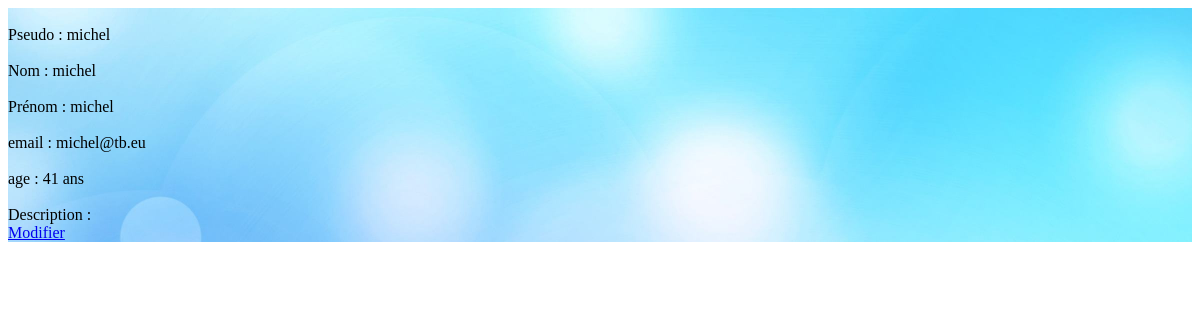
The app's page /profil/ (signed in), older data.
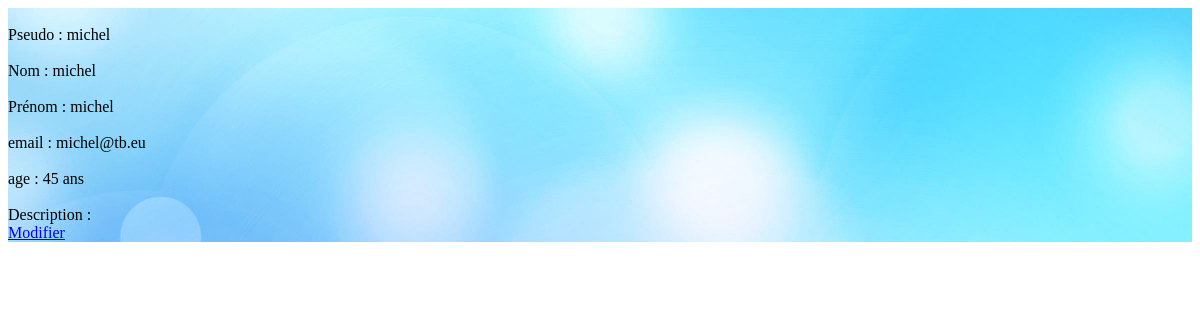
The same page, newer data.
### profils/models.py (models this page shows, shortened)
class Profil(models.Model):
    user = models.OneToOneField(User)
    age = models.IntegerField()
    photo = models.ImageField(upload_to="photos/", null=True)
    is_student = models.BooleanField()
    ecole = models.CharField(null=True, max_length=100)
    description = models.TextField(null=True)

### profils/views.py (the view)
# urls.py: url(r'^profil/?$', views.profil, name = 'profil'),
def profil(request):
    if request.user.is_authenticated:
        profil = Profil.objects.get(user = request.user)
        return render(request, 'profils/voir_profil.html', locals())
    else:
        return redirect(connexion)

### profils/templates/profils/voir_profil.html (shortened to what this page needs)
<!DOCTYPE html>
<html lang="fr">
<head>
    {% load static %}
    <link rel="stylesheet" href="{% static 'style.css' %}" />
</head>
<body>
<div class = "background">
<br>Pseudo : {{ profil.user.username }}</br>
<br>Nom : {{ profil.user.last_name }}</br>
<br>Prénom : {{ profil.user.first_name }}</br>
<br>email : {{ profil.user.email }}</br>
<br>age : {{ profil.age }} ans</br>
<br>Description : {{ profil.description }}</br>
<a href="/modifier_profil/">Modifier</a>
</body>
</html>

### static/style.css (style rules this page uses)
.background { color:black; background-image:url(img/background2.jpg); background-repeat: no-repeat; background-attachment: fixed; background-size: cover; }

Row changes from the older to the newer data that the page shows:
changed Profil "michel": age "41" → "45"
